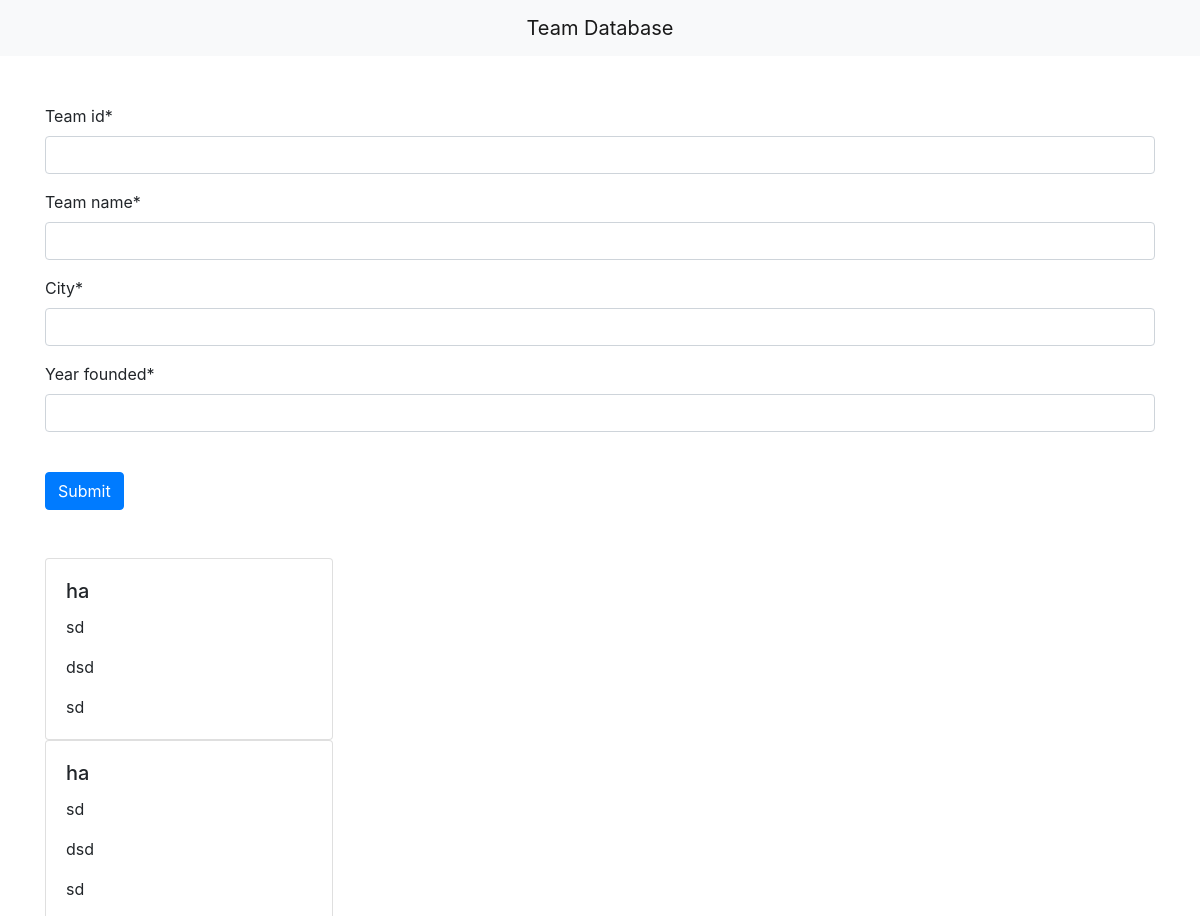
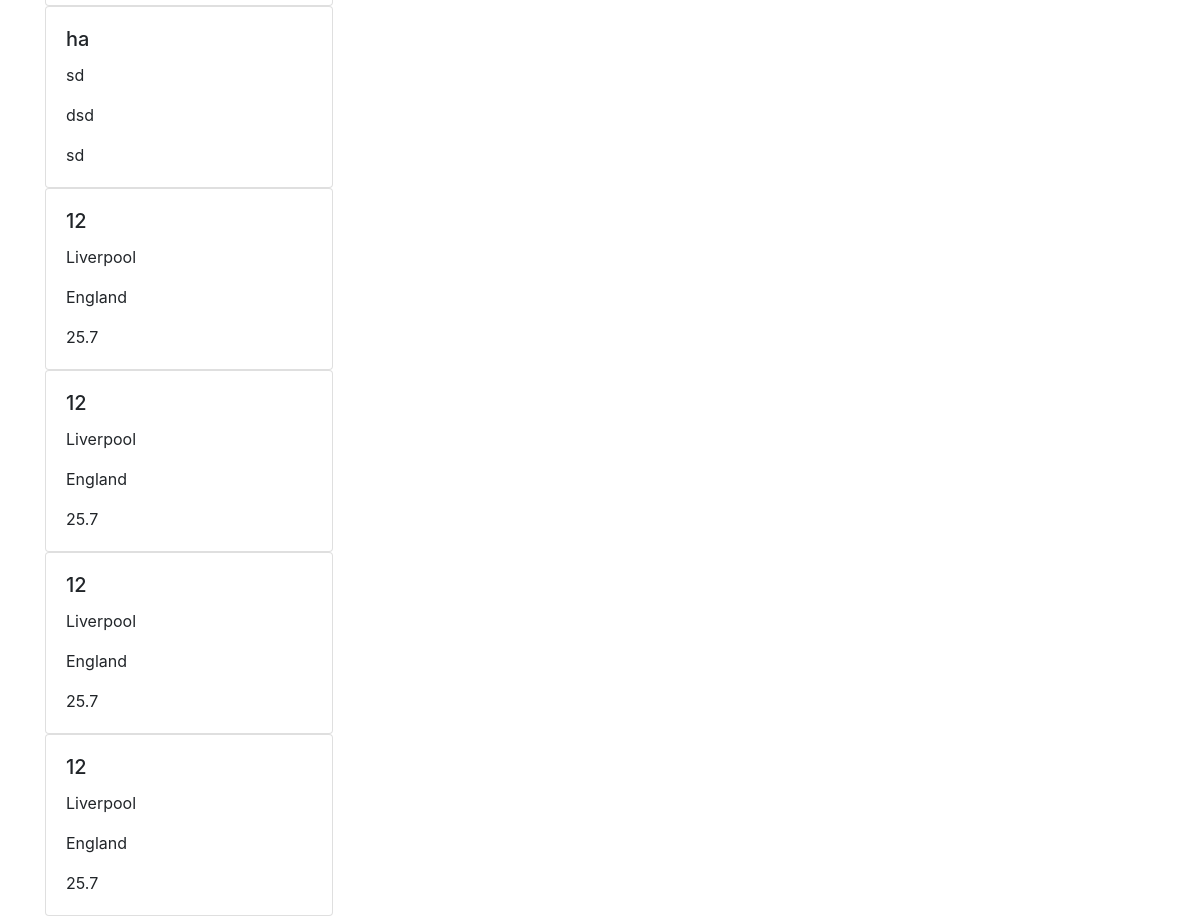
The page /teams on the database its author committed (2 pictures, top to bottom).
### main/models.py (models this page shows)
class Team(models.Model):
    team_id = models.CharField(max_length=100)
    team_name = models.CharField(max_length=100)
    city = models.CharField(max_length=100)
    year_founded = models.CharField(max_length=100)

### main/views.py (the view)
# urls.py: path("teams", views.teampage, name="teampage"),
def teampage(request):
    if request.method == "POST":
        form = TeamForm(request.POST)
        if form.is_valid():
            form.save()
    teams = Team.objects.all()
    form = TeamForm()
    return render(request, "team.html", {"form": form, "teams": teams})

### main/forms.py
class TeamForm(forms.ModelForm):
    class Meta:
        model = Team
        fields = ('team_id', 'team_name', 'city', 'year_founded')

### main/templates/team.html (shortened to what this page needs)
<!DOCTYPE html>
<html>
   <head>
    <link rel="stylesheet" href="https://stackpath.bootstrapcdn.com/bootstrap/4.4.1/css/bootstrap.min.css">
  </head>
  <body>
      {% load crispy_forms_tags %}
      <nav class="navbar navbar-light bg-light">
        <a class="navbar-brand mx-auto" href="">
          Team Database
        </a>
      </nav>
      <br><br>
      <div class="container">
      <form method="post">
        {{ form|crispy }}
        <br>
        <button class ="btn btn-primary" type="submit" id= "submit_button">Submit</button>
      </form>
      </div>
      <br><br>
      <div class="container">
        {% for team in teams %}
        <div class="card" style="width: 18rem;">
          <div class="card-body">
            <h5 class="card-title">{{ team.team_id }}</h5>
            <p class="card-text">{{ team.team_name }}</p>
            <p class="card-text">{{ team.city }}</p>
            <p class="card-text">{{ team.year_founded }}</p>
          </div>
        </div>
        {% endfor %}
      </div>
  </body>
</html>

### rows shown on the page
Team: team_id "ha", team_name "sd", city "dsd", year_founded "sd"
Team: team_id "ha", team_name "sd", city "dsd", year_founded "sd"
Team: team_id "ha", team_name "sd", city "dsd", year_founded "sd"
Team: team_id "12", team_name "Liverpool", city "England", year_founded "25.7"
Team: team_id "12", team_name "Liverpool", city "England", year_founded "25.7"
Team: team_id "12", team_name "Liverpool", city "England", year_founded "25.7"
Team: team_id "12", team_name "Liverpool", city "England", year_founded "25.7"
